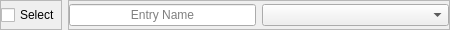
<?xml version="1.0" encoding="UTF-8"?>
<ui version="4.0">
 <class>List</class>
 <widget class="QWidget" name="List">
  <property name="geometry">
   <rect>
    <x>0</x>
    <y>0</y>
    <width>450</width>
    <height>30</height>
   </rect>
  </property>
  <property name="sizePolicy">
   <sizepolicy hsizetype="Expanding" vsizetype="Fixed">
    <horstretch>0</horstretch>
    <verstretch>0</verstretch>
   </sizepolicy>
  </property>
  <property name="minimumSize">
   <size>
    <width>0</width>
    <height>30</height>
   </size>
  </property>
  <property name="windowTitle">
   <string>List</string>
  </property>
  <layout class="QHBoxLayout" name="horizontalLayout">
   <property name="leftMargin">
    <number>0</number>
   </property>
   <property name="topMargin">
    <number>0</number>
   </property>
   <property name="rightMargin">
    <number>0</number>
   </property>
   <property name="bottomMargin">
    <number>0</number>
   </property>
   <item>
    <widget class="QFrame" name="FrameSelection">
     <property name="frameShape">
      <enum>QFrame::Shape::StyledPanel</enum>
     </property>
     <property name="frameShadow">
      <enum>QFrame::Shadow::Raised</enum>
     </property>
     <layout class="QVBoxLayout" name="verticalLayout_3">
      <property name="leftMargin">
       <number>0</number>
      </property>
      <property name="topMargin">
       <number>0</number>
      </property>
      <property name="rightMargin">
       <number>0</number>
      </property>
      <property name="bottomMargin">
       <number>0</number>
      </property>
      <item>
       <widget class="QCheckBox" name="Select">
        <property name="text">
         <string>Select</string>
        </property>
       </widget>
      </item>
     </layout>
    </widget>
   </item>
   <item>
    <widget class="QFrame" name="FrameValue">
     <property name="frameShape">
      <enum>QFrame::Shape::StyledPanel</enum>
     </property>
     <property name="frameShadow">
      <enum>QFrame::Shadow::Raised</enum>
     </property>
     <layout class="QHBoxLayout" name="horizontalLayout_5">
      <property name="leftMargin">
       <number>0</number>
      </property>
      <property name="topMargin">
       <number>0</number>
      </property>
      <property name="rightMargin">
       <number>0</number>
      </property>
      <property name="bottomMargin">
       <number>0</number>
      </property>
      <item>
       <widget class="QLineEdit" name="ValueName">
        <property name="text">
         <string/>
        </property>
        <property name="alignment">
         <set>Qt::AlignmentFlag::AlignCenter</set>
        </property>
        <property name="placeholderText">
         <string>Entry Name</string>
        </property>
       </widget>
      </item>
      <item>
       <widget class="QComboBox" name="Values">
        <property name="sizePolicy">
         <sizepolicy hsizetype="Expanding" vsizetype="Fixed">
          <horstretch>0</horstretch>
          <verstretch>0</verstretch>
         </sizepolicy>
        </property>
       </widget>
      </item>
     </layout>
    </widget>
   </item>
  </layout>
 </widget>
 <resources/>
 <connections/>
</ui>
